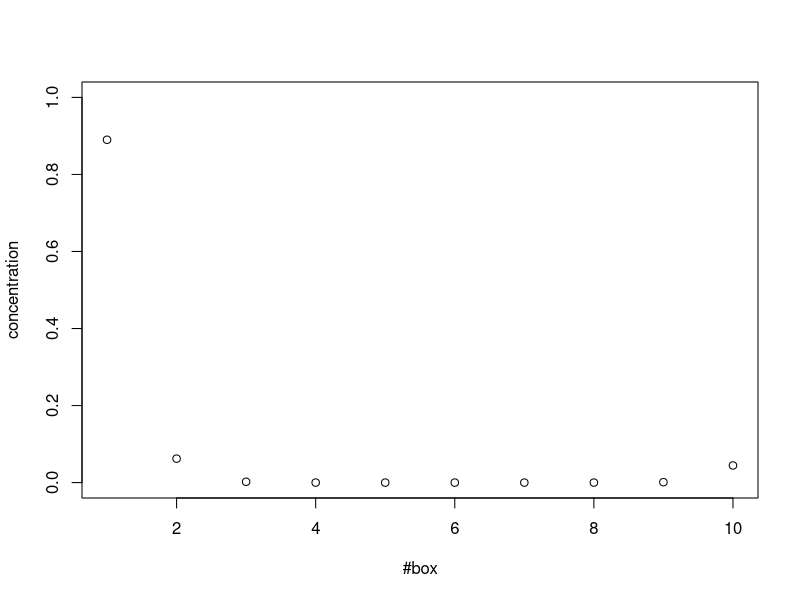
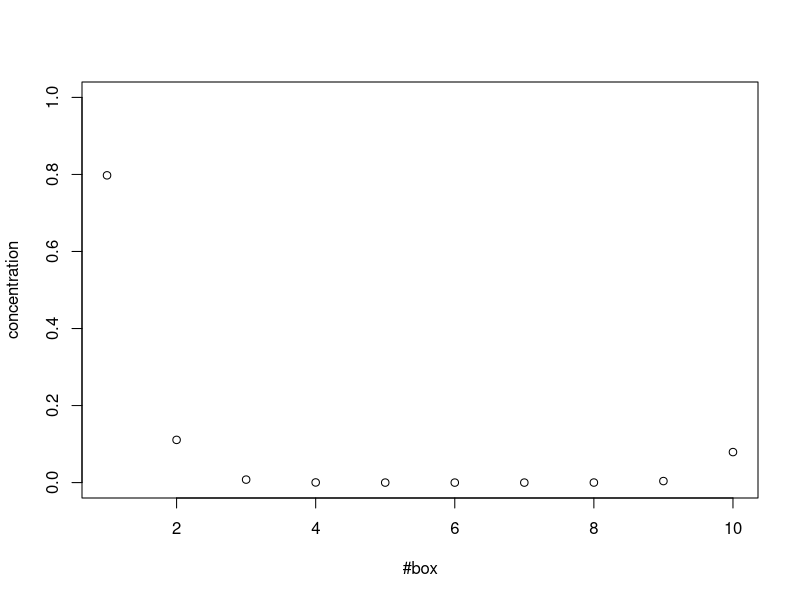
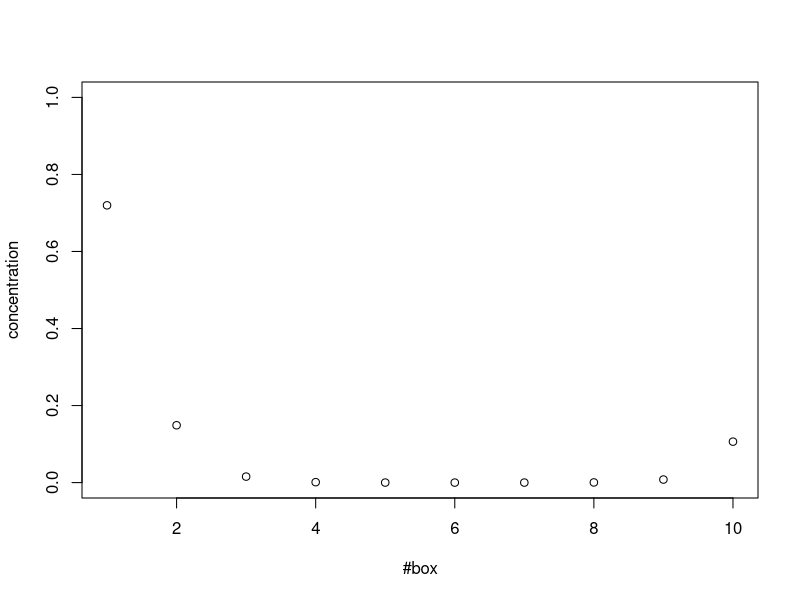
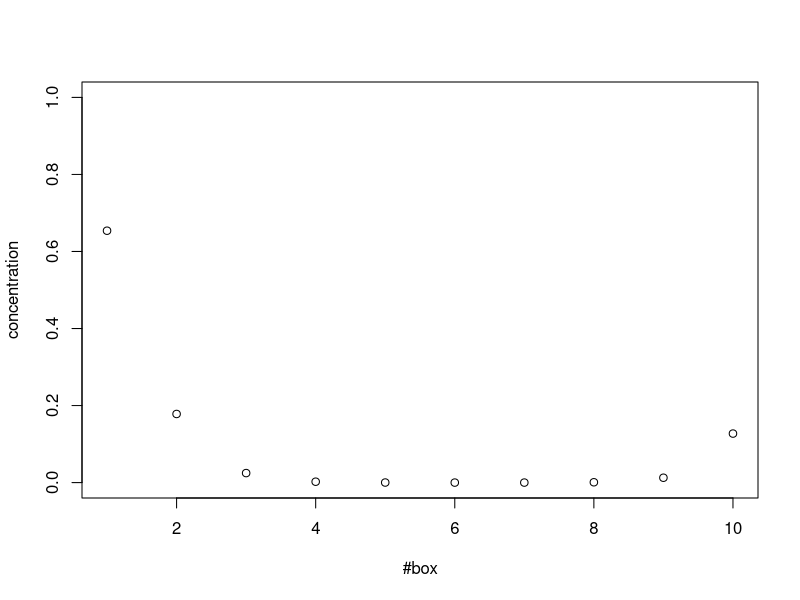
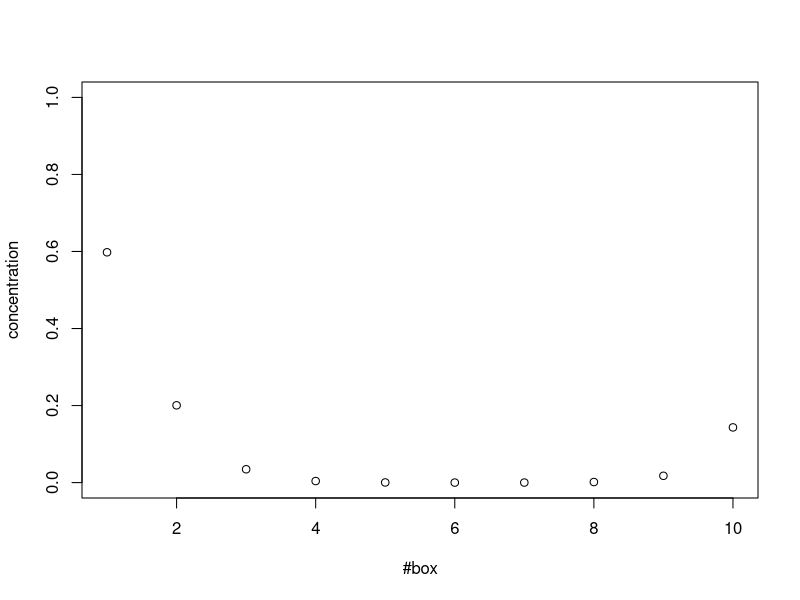
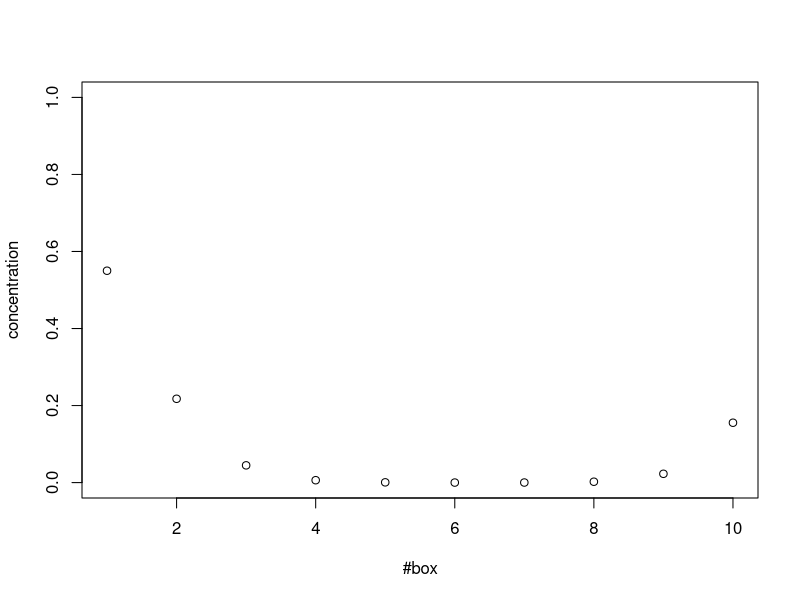
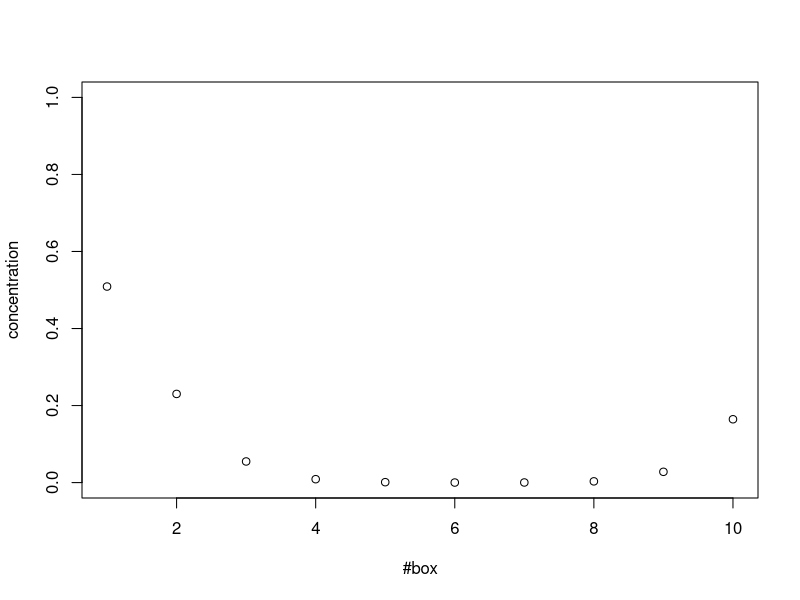
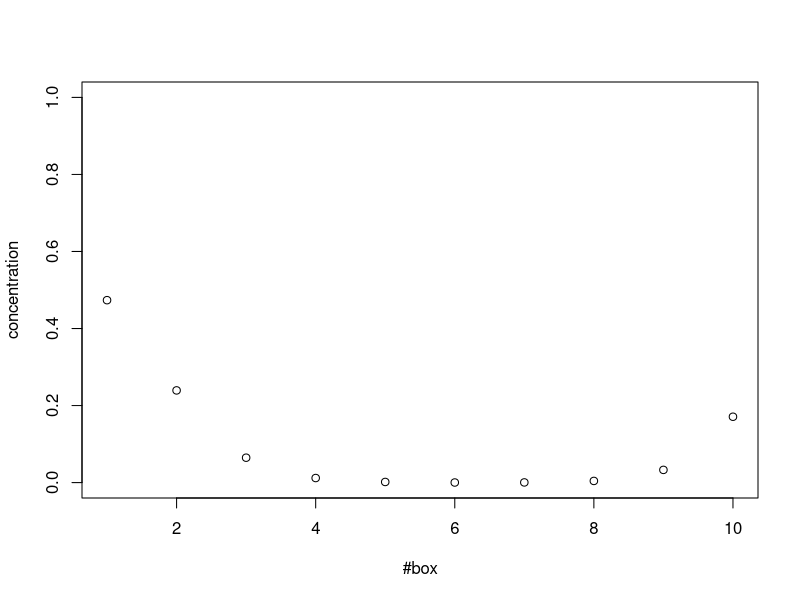

These figures' R source, in order: (Note: this script raises an error after producing the figures.)
# depending on where your code is
setwd("~/projects/EPS236-Env.-Modeling-/")

# function to create eigenvalue diagonal matrix Lambda
exp_Lambda = function(lambda_values, t) {
  return( diag(exp(lambda_values * t)) )
}

# diffusion
add_diffusion_term = function(K, k.h.dt, n_box) {
  for (i in seq(n_box)) {
    K[i, i] = K[i, i] + -2 * k.h.dt
    if (i == 1) {
      K[i, n_box] = K[i, n_box] + k.h.dt
    } else {
      K[i, (n_box+i-1)%%n_box] = K[i, (n_box+i-1)%%n_box] + k.h.dt
    }
    if (i == n_box - 1) {
      K[i, n_box] = K[i, n_box] + k.h.dt
    }
    K[i, (n_box+i+1)%%n_box] = K[i, (n_box+i+1)%%n_box] + k.h.dt
  }
  return( K )
}

# advection - call if v_a != 0
add_advection_term = function(K, v_a, n_box) {
  for (i in seq(n_box)) {
    K[i, i] = K[i, i] + -1 * v_a
    if (v_a > 0) {
      if (i == 1) {
        K[i, n_box] = K[i, n_box] + v_a
      } else {
        K[i, (n_box+i-1)%%n_box] = K[i, (n_box+i-1)%%n_box] + v_a
      }
    } else {
      if (i == n_box - 1) {
        K[i, n_box] = K[i, n_box] + v_a
      }
      K[i, (n_box+i+1)%%n_box] = K[i, (n_box+i+1)%%n_box] + v_a
    }
  }
  return( K )
}

circular_boxes = function(
                          # number of boxes
                          n_box,
                          # advection velocity
                          v_a,
                          # diffusion coeff
                          k.h.dt,
                          # initial box number
                          i_box,
                          # initial concentration
                          C_i,
                          # time series
                          t_max
                          ) {
  t = 0:t_max
  K = matrix(0, nrow = n_box, ncol = n_box)
  # construct transition matrix
  if (v_a != 0) {
    K = add_advection_term(K, v_a, n_box)
  }
  K = add_diffusion_term(K, k.h.dt, n_box)
  # eigenvalues and eigenvectors
  eigens = eigen(K)
  e_vals = eigens$values
  Xe = eigens$vectors
  
  # initial condition
  C_0 = matrix(0, n_box, 1)
  C_0[i_box] = C_i
  
  # matrix to store the transition of concentration
  Conc = matrix(nrow = n_box, ncol = length(t))
  Conc[, 1] = C_0
  # loop over time to calculate C(t) for t
  for (t_i in t) {
    if (t_i != 0) {
      Lambda_t = exp_Lambda(e_vals, t_i)
      conc_t_i = Re(Xe %*% Lambda_t %*% solve(Xe, C_0))
      Conc[, t_i+1] = conc_t_i
      filename = formatC(t_i, width = 4, format = "d", flag = "0")
      png(paste("./part1_movie/", filename, ".png", sep=""))
      plot(x = 1:n_box, y = conc_t_i, xlim = c(1, n_box), ylim = c(0, C_i), xlab = "#box", ylab = "concentration")
      dev.off()
    }
  }
  return( Conc )
}


# initial conditions 1
# number of boxes
n_box = 10
# advection velocity
v_a = .02
# diffusion coeff
k.h.dt = .05
# initial box number
i_box = 1
# initial concentration
C_i = 1
# time series
t_max = 1000
# produce plots
Conc = circular_boxes(n_box, v_a, k.h.dt, i_box, C_i, t_max)

# initial conditions 2
# number of boxes
n_box = 10
# advection velocity
v_a = 0
# diffusion coeff
k.h.dt = .05
# initial box number
i_box = 5
# initial concentration
C_i = 1
# time series
t_max = 1000
# produce plots
Conc = circular_boxes(n_box, v_a, k.h.dt, i_box, C_i, t_max)

# part (2)
# advection diffusion eqn

# initial conditions
# number of boxes
n_box = 50
# advection velocity
v_a = .014
# diffusion coeff
k.h.dt = .01
# initial box number
i_box = 25
# initial concentration
C_i = 1
# time series
t_max = 100

Conc = circular_boxes(n_box, v_a, k.h.dt, i_box, C_i, t_max)

advection_diffusion_eqn = function(D, x, t_i) {
  exp_term = exp( -(x - v_a*t_i)^2 / (4*D*t_i) )
  return(1 / sqrt(4*pi*D*t_i) * exp_term)
}

t_1 = 1:100
d_list = seq(0.01, 0.05, 0.0001)
didx = 1
x = seq(1, n_box) - i_box

ds = rep(NA, length(t_1))

for (t_i in t_1) {
  idx = 1
  sqrt_err_list = rep(NA, length(d_list))
  for (d_guess in d_list) {
    diff = Conc[, t_i] - advection_diffusion_eqn(d_guess, x, t_i)
    sqrt_err = sqrt(sum(diff^2))
    sqrt_err_list[idx] = sqrt_err
    
    idx = idx + 1
  }
  min_sqrt_err_idx = which(sqrt_err_list == min(sqrt_err_list))
  d_best = d_list[min_sqrt_err_idx]
  ds[didx] = d_best
  #plot(x, Conc[, t_i], ylim = c(0, C_i), ylab = paste("conc at time", t_i))
  didx = didx + 1
}

# best D for different time t_i
plot(t_1, ds, xlab = "time", ylab = "best D")
ds
abline(h = ds[length(ds)], col = "red")

# diffusion coeff D converges to 0.0160
d_best = ds[length(ds)]
plot(x, Conc[, 60], xlab = "x", ylab = "conc at time 60")
lines(x, advection_diffusion_eqn(d_best, x, t_1[60]))

# part (3)
# number of boxes
n_box = 10
# advection velocity
v_a = .014
# diffusion coeff
k.h.dt = .01
# initial box number
i_box = 5
# initial concentration
C_i = 1
# time series
t_max = 100
# produce plots
Conc = circular_boxes(n_box, v_a, k.h.dt, i_box, C_i, t_max)

# number of boxes
n_box = 100
# advection velocity
v_a = .014 * (100/10)
# diffusion coeff
k.h.dt = .01 * (100/10)^2
# initial box number
i_box = 50
# initial concentration
C_i = 10
# time series
t_max = 100
# produce plots
Conc = circular_boxes(n_box, v_a, k.h.dt, i_box, C_i, t_max)
